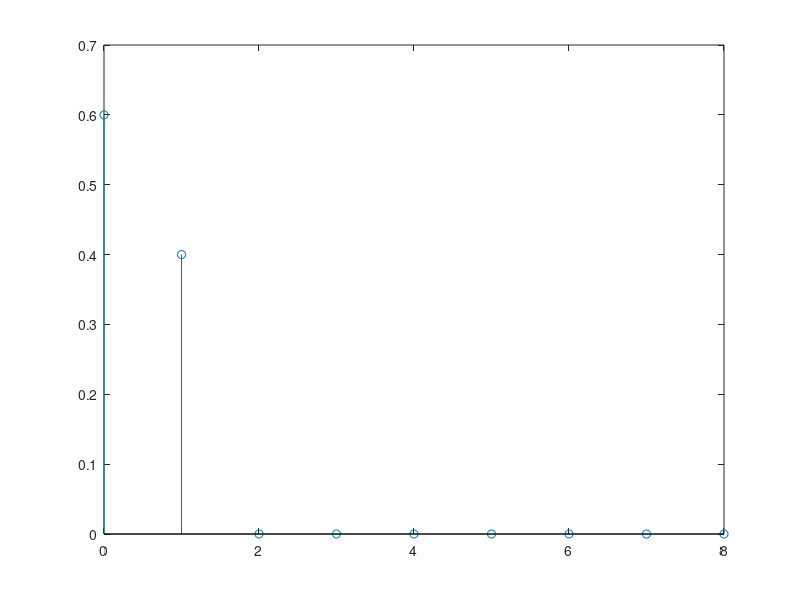
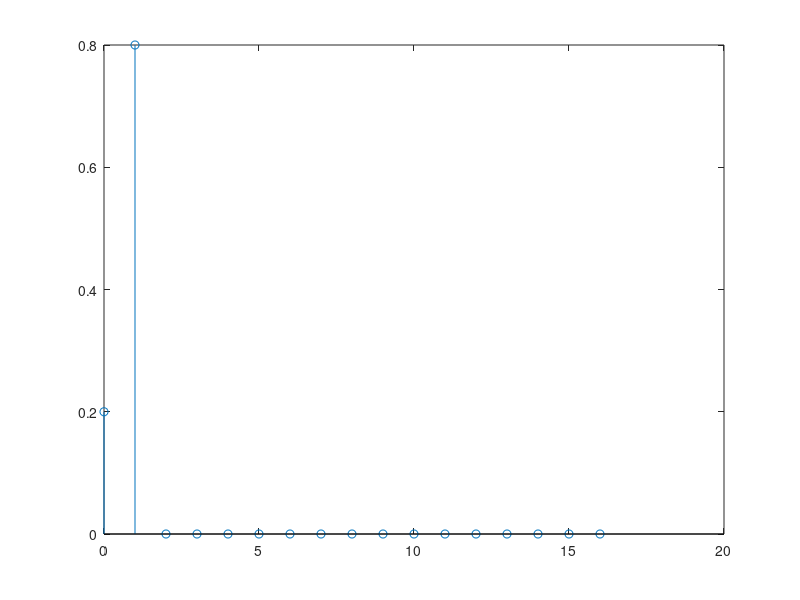

These figures' MATLAB source, in order:
% Guião PL2 --> 2.3 

% Exercicio 3

%p1 = 0,2% componentes 1 com defeito
%p2 = 0,5% componentes 2 com defeito
%Um brinquedo está com defeito se pelo menos uma das componentes tiver
%defeito
%pa = 1% processo de montagem com defeito

clc

%3.
fprintf("X - número de brinquedos defeituosos numa caixa\n");
N = 5;
n = 8;
p1 = 0.002;
p2 = 0.005;
pa = 0.01;

%a)
teste = zeros(n,N);
for i=1:N
    defeitos = rand(3,n);

    for j=1:n
        if (defeitos(1,j) < p1 || defeitos(2,j) < p2 || defeitos(3,j) < pa)
            teste(j,i) = teste(j,i)+1;
        end
    end
end
% teste
% t = sum(teste)
% t(2)
% t(3)
% t(4)
prob = [sum((sum(teste) == 0))/N, sum((sum(teste) == 1))/N, sum((sum(teste) == 2))/N, sum((sum(teste) == 3))/N, sum((sum(teste) == 4))/N, sum((sum(teste) == 5))/N, sum((sum(teste) == 6))/N, sum((sum(teste) == 7))/N, sum((sum(teste) == 8))/N];
figure(1); stem(0:8, prob)

fprintf("a) Figura 1: podemos verificar que valor para x = 0 se aproxima do valor resultado obtido na questão 2 a)\n"); 

%b)
prob = 0;
for i = 2:n
    prob = prob + sum((sum(teste) == i))/N;
end
%ou :  1 - sum((sum(teste) == 0))/N - sum((sum(teste) == 1))/N
fprintf("b) Probabilidade de uma caixa ter pelo menos 2 brinquedos defeituosos = %.4f\n" , prob);

%c)

%Valor esperado
E = 0; 
for i=0:n
    %somatório[ xi * p(xi) ]
    E = E + (i* sum((sum(teste) == i))/N);
end

%Variância
var = 0;
for i=0:n      
    %somatório[ (xi - E(X))^2 * p(xi) ]            
    var = var + ((i-E)^2 * sum((sum(teste) == i))/N);
end

%Desvio padrão
desvio = sqrt(var);

fprintf("c) Valor esperado = %.4f; Variância = %.4f; Desvio padrão = %.4f\n" , E,var,desvio);

%d)
%Para 16 brinquedos!!! 
n = 16;
fprintf("d)\n");
        %a)
teste = zeros(n,N);
for i=1:N
    defeitos = rand(3,n);

    for j=1:n
        if (defeitos(1,j) < p1 || defeitos(2,j) < p2 || defeitos(3,j) < pa)
            teste(j,i) = teste(j,i)+1;
        end
    end
end

prob = [sum((sum(teste) == 0))/N, sum((sum(teste) == 1))/N, sum((sum(teste) == 2))/N, sum((sum(teste) == 3))/N, sum((sum(teste) == 4))/N, sum((sum(teste) == 5))/N, sum((sum(teste) == 6))/N, sum((sum(teste) == 7))/N, sum((sum(teste) == 8))/N, sum((sum(teste) == 9))/N, sum((sum(teste) == 10))/N, sum((sum(teste) == 11))/N, sum((sum(teste) == 12))/N, sum((sum(teste) == 13))/N, sum((sum(teste) == 14))/N, sum((sum(teste) == 15))/N, sum((sum(teste) == 16))/N];
figure(2); stem(0:16, prob)

fprintf("     a) Figura 2\n"); 

        %b)
prob = 0;
for i = 2:n
    prob = prob + sum((sum(teste) == i))/N;
end

fprintf("     b) Probabilidade de uma caixa ter pelo menos 2 brinquedos defeituosos = %.4f\n" , prob);

        %c)

%Valor esperado
E = 0; 
for i=0:n
    %somatório[ xi * p(xi) ]
    E = E + (i* sum((sum(teste) == i))/N);
end

%Variância
var = 0;
for i=0:n      
    %somatório[ (xi - E(X))^2 * p(xi) ]            
    var = var + ((i-E)^2 * sum((sum(teste) == i))/N);
end

%Desvio padrão
desvio = sqrt(var);

fprintf("     c) Valor esperado = %.4f; Variância = %.4f; Desvio padrão = %.4f\n" , E,var,desvio);


